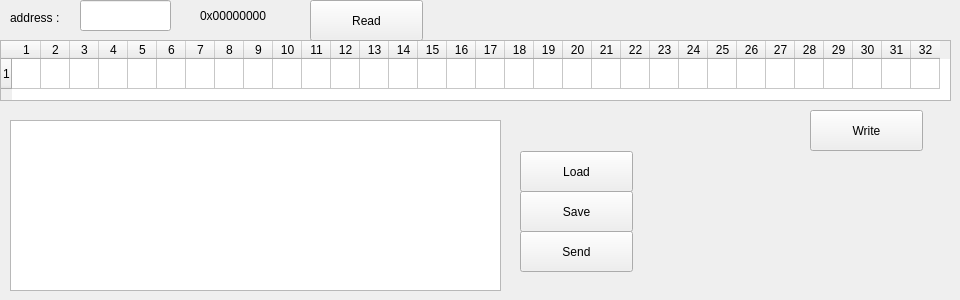
    <widget class="QWidget" name="tab_TconRegister">
     <attribute name="title">
      <string>TCON Register</string>
     </attribute>
     <widget class="QTableWidget" name="bit_table">
      <property name="geometry">
       <rect>
        <x>0</x>
        <y>40</y>
        <width>951</width>
        <height>61</height>
       </rect>
      </property>
      <property name="rowCount">
       <number>1</number>
      </property>
      <property name="columnCount">
       <number>32</number>
      </property>
      <attribute name="horizontalHeaderCascadingSectionResizes">
       <bool>true</bool>
      </attribute>
      <attribute name="horizontalHeaderDefaultSectionSize">
       <number>29</number>
      </attribute>
      <attribute name="horizontalHeaderMinimumSectionSize">
       <number>10</number>
      </attribute>
      <attribute name="horizontalHeaderStretchLastSection">
       <bool>false</bool>
      </attribute>
      <attribute name="verticalHeaderCascadingSectionResizes">
       <bool>true</bool>
      </attribute>
      <attribute name="verticalHeaderStretchLastSection">
       <bool>false</bool>
      </attribute>
      <row/>
      <column/>
      <column/>
      <column/>
      <column/>
      <column/>
      <column/>
      <column/>
      <column/>
      <column/>
      <column/>
      <column/>
      <column/>
      <column/>
      <column/>
      <column/>
      <column/>
      <column/>
      <column/>
      <column/>
      <column/>
      <column/>
      <column/>
      <column/>
      <column/>
      <column/>
      <column/>
      <column/>
      <column/>
      <column/>
      <column/>
      <column/>
      <column/>
     </widget>
     <widget class="QPushButton" name="TCON_RegGet_Btn">
      <property name="geometry">
       <rect>
        <x>310</x>
        <y>0</y>
        <width>113</width>
        <height>41</height>
       </rect>
      </property>
      <property name="text">
       <string>Read</string>
      </property>
     </widget>
     <widget class="QPushButton" name="TCON_RegWrite_Btn">
      <property name="geometry">
       <rect>
        <x>810</x>
        <y>110</y>
        <width>113</width>
        <height>41</height>
       </rect>
      </property>
      <property name="text">
       <string>Write</string>
      </property>
     </widget>
     <widget class="QLineEdit" name="addr_input">
      <property name="geometry">
       <rect>
        <x>80</x>
        <y>0</y>
        <width>91</width>
        <height>31</height>
       </rect>
      </property>
      <property name="text">
       <string/>
      </property>
      <property name="maxLength">
       <number>12</number>
      </property>
     </widget>
     <widget class="QLabel" name="label_39">
      <property name="geometry">
       <rect>
        <x>10</x>
        <y>10</y>
        <width>61</width>
        <height>16</height>
       </rect>
      </property>
      <property name="text">
       <string>address :</string>
      </property>
     </widget>
     <widget class="QPlainTextEdit" name="plainTextEdit">
      <property name="geometry">
       <rect>
        <x>10</x>
        <y>120</y>
        <width>491</width>
        <height>171</height>
       </rect>
      </property>
     </widget>
     <widget class="QPushButton" name="TCON_RegSend_Btn">
      <property name="geometry">
       <rect>
        <x>520</x>
        <y>231</y>
        <width>113</width>
        <height>41</height>
       </rect>
      </property>
      <property name="text">
       <string>Send</string>
      </property>
     </widget>
     <widget class="QPushButton" name="TCON_RegSave_Btn">
      <property name="geometry">
       <rect>
        <x>520</x>
        <y>191</y>
        <width>113</width>
        <height>41</height>
       </rect>
      </property>
      <property name="text">
       <string>Save</string>
      </property>
     </widget>
     <widget class="QPushButton" name="TCON_RegLoad_Btn">
      <property name="geometry">
       <rect>
        <x>520</x>
        <y>151</y>
        <width>113</width>
        <height>41</height>
       </rect>
      </property>
      <property name="text">
       <string>Load</string>
      </property>
     </widget>
     <widget class="QLabel" name="current_value_display">
      <property name="geometry">
       <rect>
        <x>200</x>
        <y>0</y>
        <width>91</width>
        <height>31</height>
       </rect>
      </property>
      <property name="text">
       <string>0x00000000</string>
      </property>
     </widget>
    </widget>
